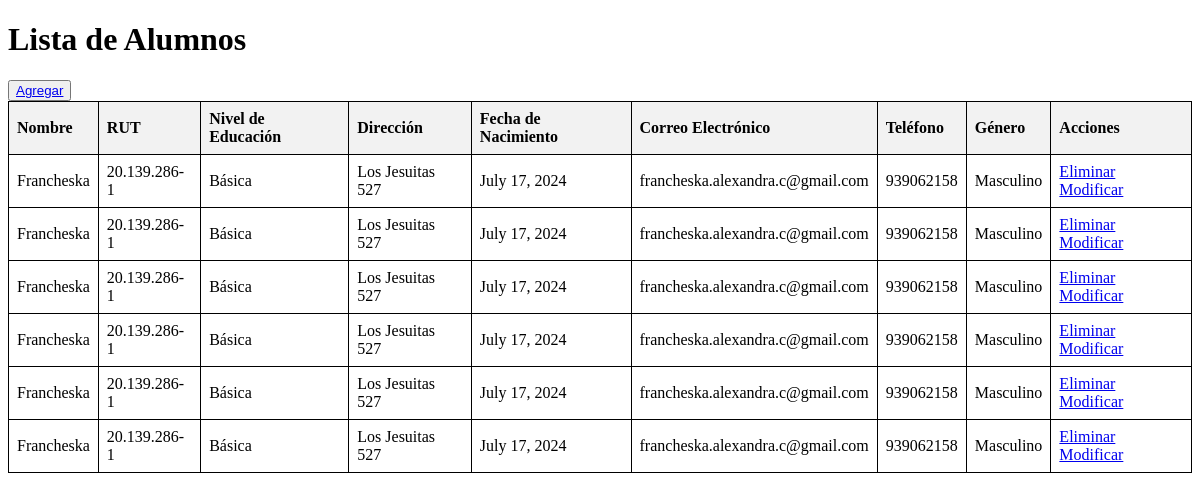
Before: /alumnos/alumnos/crud/ with the older database file.
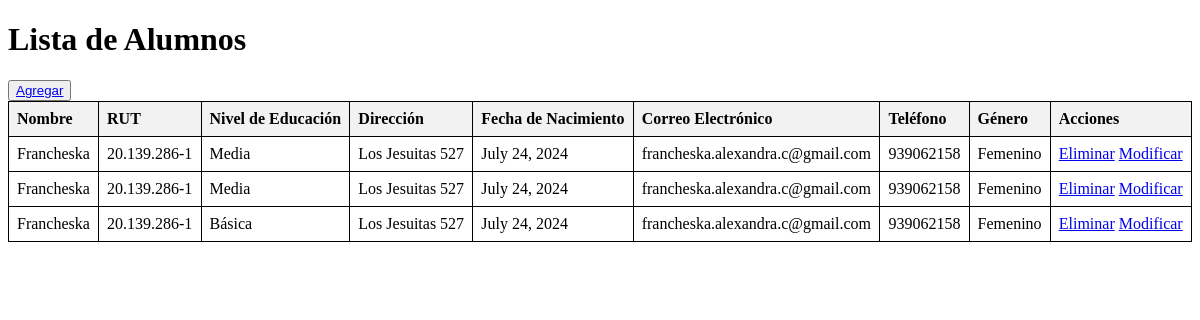
After: the same page with the newer database file.
### alumnos/models.py (models this page shows, shortened)
class Alumno(models.Model):
    id_alumno = models.AutoField(primary_key=True)
    nombre = models.CharField(max_length=60)
    rut = models.CharField(max_length=12)
    nivel_educacion = models.CharField(max_length=10, choices=[('basica', 'Básica'), ('media', 'Media'), ('superior', 'Superior')])
    direccion = models.CharField(max_length=60)
    fecha_nacimiento = models.DateField()
    correo_electronico = models.EmailField(max_length=60)
    telefono = models.CharField(max_length=20, blank=True)
    genero = models.ForeignKey(Genero, on_delete=models.SET_NULL, null=True)
    id_tutor = models.ForeignKey(Tutor, on_delete=models.SET_NULL, null=True)

class Genero(models.Model):
    id_genero = models.AutoField(primary_key=True)
    descripcion = models.CharField(max_length=50)

### alumnos/views.py (the view)
# urls.py: path('alumnos/crud/', crud, name='crud'),
def crud(request):
    alumnos = Alumno.objects.all()
    context = {'alumnos': alumnos}
    return render(request, 'alumnos/alumnos_list.html', context)

### alumnos/templates/alumnos/alumnos_list.html (shortened to what this page needs)
<!DOCTYPE html>
<html lang="es">
<head>
</head>
<body>
    <h1>Lista de Alumnos</h1>
    <button type="button">
        <a href="{% url 'alumnos_Add' %}">Agregar</a>
    </button>
    <table>
        {% if alumnos %}
            <thead>
                <tr>
                    <th>Nombre</th>
                    <th>RUT</th>
                    <th>Nivel de Educación</th>
                    <th>Dirección</th>
                    <th>Fecha de Nacimiento</th>
                    <th>Correo Electrónico</th>
                    <th>Teléfono</th>
                    <th>Género</th>
                    <th>Acciones</th>
                </tr>
            </thead>
            <tbody>
                {% for alumno in alumnos %}
                    <tr>
                        <td>{{ alumno.nombre }}</td>
                        <td>{{ alumno.rut }}</td>
                        <td>{{ alumno.get_nivel_educacion_display }}</td>
                        <td>{{ alumno.direccion }}</td>
                        <td>{{ alumno.fecha_nacimiento }}</td>
                        <td>{{ alumno.correo_electronico }}</td>
                        <td>{{ alumno.telefono }}</td>
                        <td>{{ alumno.genero.descripcion }}</td>
                        <td>
                            <a href="{% url 'alumnos_del' pk=alumno.id_alumno %}">Eliminar</a>
                            <a href="{% url 'alumnos_findEdit' pk=alumno.id_alumno %}">Modificar</a>
                        </td>
                    </tr>
                {% endfor %}
            </tbody>
        {% endif %}
    </table>
</body>
</html>

### alumnos/templates/alumnos/alumnos_list.html (style rules this page uses)
table { width: 100%; border-collapse: collapse; }
table, th, td { border: 1px solid black; }
th, td { padding: 8px; text-align: left; }
th { background-color: #f2f2f2; }

Changed rows visible on the page:
removed Alumno: nombre "Francheska", rut "20.139.286-1", nivel_educacion "Básica", direccion "Los Jesuitas 527", fecha_nacimiento "July 17, 2024", correo_electronico "francheska.alexandra.c@gmail.com", telefono "939062158", genero.descripcion "Masculino"
removed Alumno: nombre "Francheska", rut "20.139.286-1", nivel_educacion "Básica", direccion "Los Jesuitas 527", fecha_nacimiento "July 17, 2024", correo_electronico "francheska.alexandra.c@gmail.com", telefono "939062158", genero.descripcion "Masculino"
removed Alumno: nombre "Francheska", rut "20.139.286-1", nivel_educacion "Básica", direccion "Los Jesuitas 527", fecha_nacimiento "July 17, 2024", correo_electronico "francheska.alexandra.c@gmail.com", telefono "939062158", genero.descripcion "Masculino"
removed Alumno: nombre "Francheska", rut "20.139.286-1", nivel_educacion "Básica", direccion "Los Jesuitas 527", fecha_nacimiento "July 17, 2024", correo_electronico "francheska.alexandra.c@gmail.com", telefono "939062158", genero.descripcion "Masculino"
removed Alumno: nombre "Francheska", rut "20.139.286-1", nivel_educacion "Básica", direccion "Los Jesuitas 527", fecha_nacimiento "July 17, 2024", correo_electronico "francheska.alexandra.c@gmail.com", telefono "939062158", genero.descripcion "Masculino"
removed Alumno: nombre "Francheska", rut "20.139.286-1", nivel_educacion "Básica", direccion "Los Jesuitas 527", fecha_nacimiento "July 17, 2024", correo_electronico "francheska.alexandra.c@gmail.com", telefono "939062158", genero.descripcion "Masculino"
added Alumno: nombre "Francheska", rut "20.139.286-1", nivel_educacion "Media", direccion "Los Jesuitas 527", fecha_nacimiento "July 24, 2024", correo_electronico "francheska.alexandra.c@gmail.com", telefono "939062158", genero.descripcion "Femenino"
added Alumno: nombre "Francheska", rut "20.139.286-1", nivel_educacion "Media", direccion "Los Jesuitas 527", fecha_nacimiento "July 24, 2024", correo_electronico "francheska.alexandra.c@gmail.com", telefono "939062158", genero.descripcion "Femenino"
added Alumno: nombre "Francheska", rut "20.139.286-1", nivel_educacion "Básica", direccion "Los Jesuitas 527", fecha_nacimiento "July 24, 2024", correo_electronico "francheska.alexandra.c@gmail.com", telefono "939062158", genero.descripcion "Femenino"
